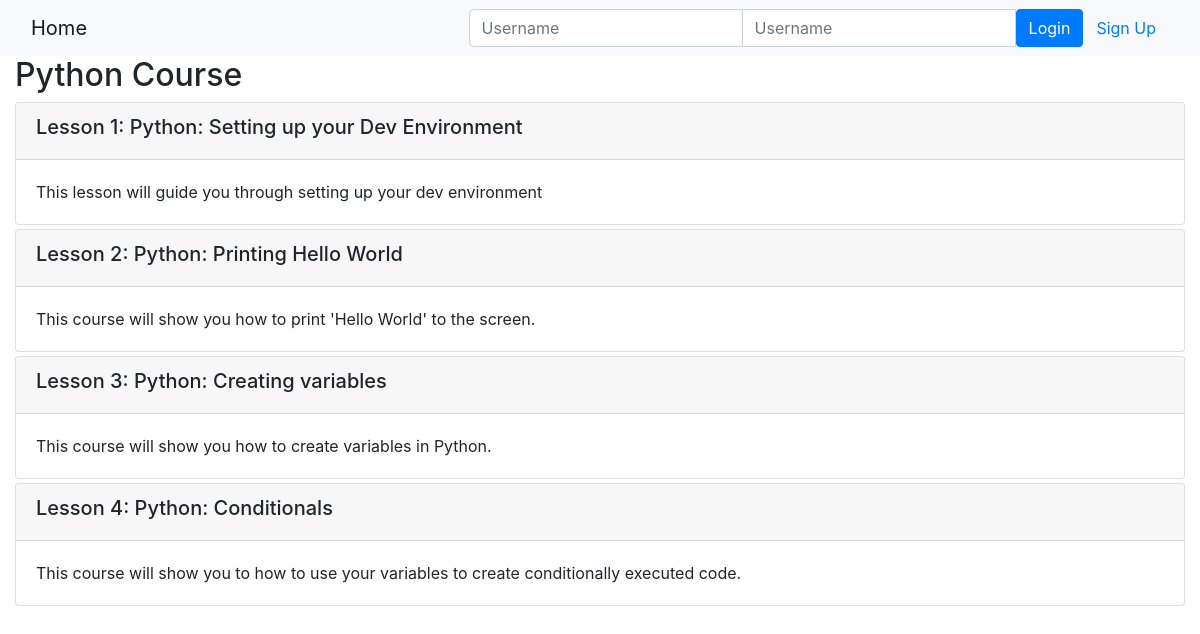
Page /onlinecourse/1/ on the committed database.
### onlinecourse/models.py (models this page shows, shortened)
class Course(models.Model):
    name = models.CharField(null=False, max_length=30, default='online course')
    image = models.ImageField(upload_to='course_images/')
    description = models.CharField(max_length=1000)
    pub_date = models.DateField(null=True)
    instructors = models.ManyToManyField(Instructor)
    users = models.ManyToManyField(settings.AUTH_USER_MODEL, through='Enrollment')
    total_enrollment = models.IntegerField(default=0)
    is_enrolled = False

class Lesson(models.Model):
    title = models.CharField(max_length=200, default="title")
    order = models.IntegerField(default=0)
    course = models.ForeignKey(Course, on_delete=models.CASCADE)
    content = models.TextField()

### onlinecourse/views.py (the view)
# urls.py: path('<int:pk>/', views.CourseDetailView.as_view(), name='course_details'),
class CourseDetailView(generic.DetailView):
    model = Course
    template_name = 'onlinecourse/course_detail_bootstrap.html'

### onlinecourse/templates/onlinecourse/course_detail_bootstrap.html (shortened to what this page needs)
<!DOCTYPE html>
<html lang="en">
<head>
     {% load static %}
    <link rel="stylesheet" href="https://maxcdn.bootstrapcdn.com/bootstrap/4.5.2/css/bootstrap.min.css">
</head>
<body>
    <nav class="navbar navbar-light bg-light">
        <div class="container-fluid">
            <div class="navbar-header">
                  <a class="navbar-brand" href="{% url 'onlinecourse:index' %}">Home</a>
            </div>
            <ul class="nav navbar-nav navbar-right">
                {% if user.is_authenticated %}
                <li>
                    <a class="btn btn-link" href="#">{{ user.first_name }}({{ user.username }})</a>
                    <a class="btn btn-link" href="{% url 'onlinecourse:logout' %}">Logout</a>
                </li>
                {% else %}
                <li>
                    <form class="form-inline" action="{% url 'onlinecourse:login' %}" method="post">
                        <div class="input-group">
                            <input type="text" class="form-control" placeholder="Username" name="username" >
                            <input type="password" class="form-control" placeholder="Username" name="psw" >
                            <button class="btn btn-primary" type="submit">Login</button>
                            <a class="btn btn-link" href="{% url 'onlinecourse:registration' %}">Sign Up</a>
                        </div>
                    </form>
                </li>
                {% endif %}
            </ul>
        </div>
    </nav>
    <div class="container-fluid">
        <h2>{{ course.name }}</h2>
        <div class="card-columns-vertical">
            {% for lesson in course.lesson_set.all %}
                <div class="card mt-1">
                    <div class="card-header"><h5>Lesson {{lesson.order|add:1}}: {{lesson.title}}</h5></div>
                    <div class="card-body">{{lesson.content}}</div>
                </div>
            {% endfor %}
        </div>
    </div>
</body>
</html>

### rows in the picture
Course: name "Python Course"
Lesson: order|add "1", title "Python: Setting up your Dev Environment", content "This lesson will guide you through setting up your dev environment"
Lesson: order|add "2", title "Python: Printing Hello World", content "This course will show you how to print 'Hello World' to the screen."
Lesson: order|add "3", title "Python: Creating variables", content "This course will show you how to create variables in Python."
Lesson: order|add "4", title "Python: Conditionals", content "This course will show you to how to use your variables to create conditionally executed code."
